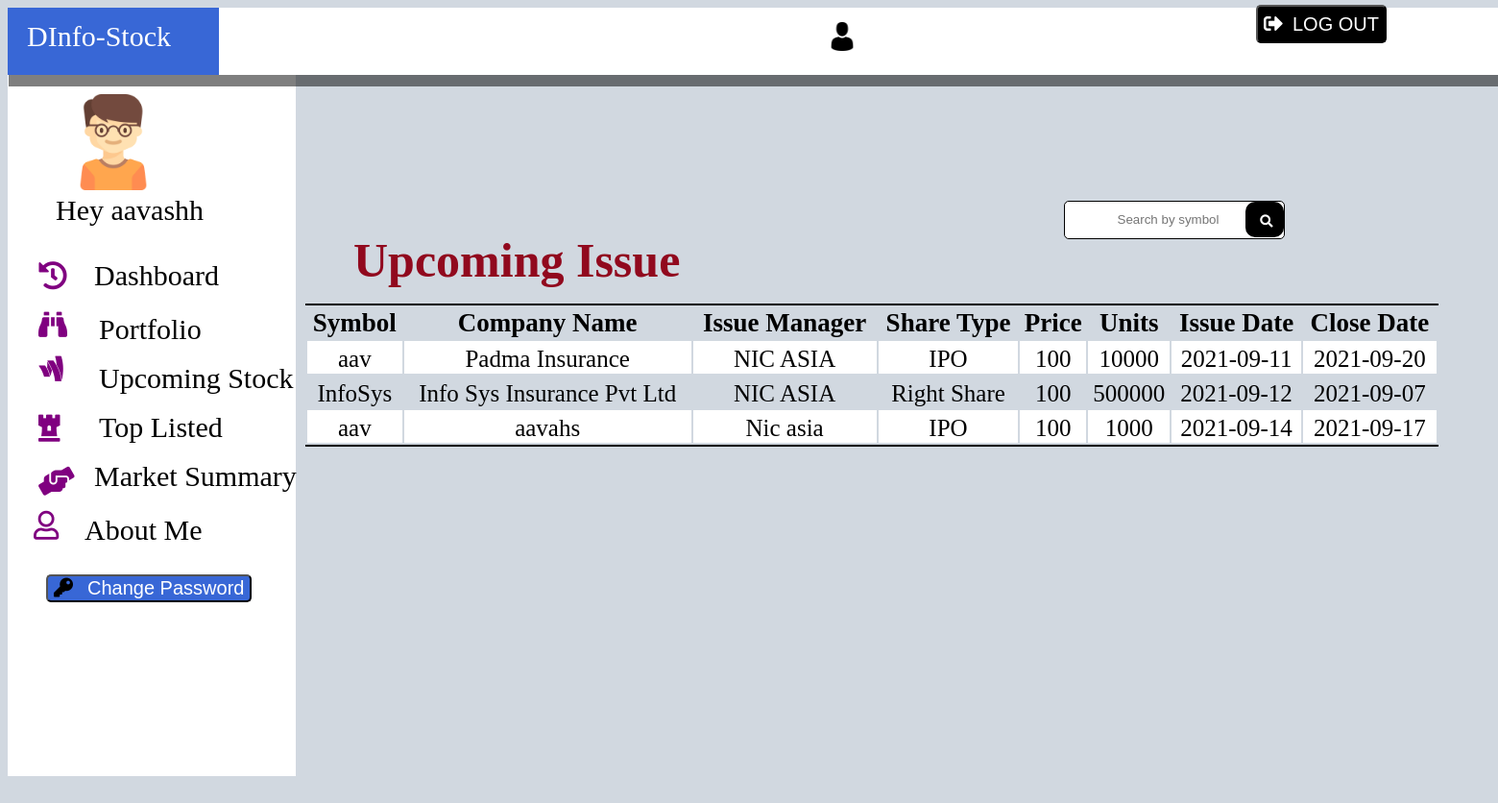
Screenshot of /project/upcomingissue.php (signed in) with the database file from the repository.
### tables this page shows
CREATE TABLE `upcoming_issue` (
  `id` int(11) NOT NULL,
  `symbol` varchar(50) NOT NULL,
  `company_name` varchar(150) NOT NULL,
  `issue_manager` varchar(150) NOT NULL,
  `share_types` varchar(150) NOT NULL,
  `price` int(50) NOT NULL,
  `units` int(50) NOT NULL,
  `issue_date` date NOT NULL,
  `close_date` date NOT NULL
);

### project/upcomingissue.php (the view, shortened to what this page needs)
<?php
include("database.php");
include("main.php");
$where = '';
$sql = "Select * from upcoming_issue $where";
$result = mysqli_query($conn, $sql);
?>
<!DOCTYPE html>
<html lang="en">
<head>
    <link href="css/upcomingissue.css" rel="stylesheet">
</head>
<body>
    <form  action="upcomingissue.php" method="POST">
        <input type="search" name="submit" placeholder="Search by symbol">
        <button class="btn22" name="search"><i class="fas fa-search"></i></button>
    </form>
    <div id="headers">
        <h1>Upcoming Issue</h1>
        <table>
            <tr>
                <th>Symbol</th>
                <th>Company Name</th>
                <th>Issue Manager</th>
                <th>Share Type</th>
                <th>Price</th>
                <th>Units</th>
                <th>Issue Date</th>
                <th>Close Date</th>
            </tr>
             <?php
            while ($row = mysqli_fetch_assoc($result)) {
            ?>
                <tr>
                    <td><?php echo $row['symbol'] ?></td>
                    <td><?php echo $row['company_name'] ?></td>
                    <td><?php echo $row['issue_manager'] ?></td>
                    <td><?php echo $row['share_types'] ?></td>
                    <td><?php echo $row['price'] ?></td>
                    <td><?php echo $row['units'] ?></td>
                    <td><?php echo $row['issue_date'] ?></td>
                    <td><?php echo $row['close_date'] ?></td>
                <?php
            }
                ?>
                </tr>
        </table>
    </div>
</body>
</html>

### project/main.php (shortened to what this page needs)
<!DOCTYPE html>
<html lang="en">
<head>
      <link href="css/main.css" rel="stylesheet">
      <link href="font/css/all.min.css" rel="stylesheet">
</head>
<body>
      <header>
            <div id="head1">
                  <text>DInfo-Stock</text>
                   <embed src="icon/man-user.png" id='logo'><article><?php echo $_SESSION['firstname']." ".$_SESSION['lastname'];?></span></article>
                  <a id="profile" href="logout.php"><button class="btn1"><i class="fas fa-sign-out-alt" id="logout"></i>LOG OUT</button></a>
            </div>
      </header>
      <aside>
           <a href="aboutme.php"> <embed src="icon/boy.png">
                  <figcaption>Hey <?php echo $_SESSION['username']; ?></figcaption></a>
                  <div id="naviagtion">
                        <ul>
                              <a href="dashboard.php"><i class="fas fa-history" ></i> <li id="dash">Dashboard</li></a>
                              <a href="portfolio.php"><i class="fas fa-binoculars" id='binocular'></i><li id="port">Portfolio</li></a>
                              <a href="upcomingissue.php"><i class="fab fa-google-wallet" id='wallet'></i><li id='upcoming'>Upcoming Stock</li></a>
                              <a href="toplisted.php"><i class="fas fa-chess-rook"></i> <li id='top'>Top Listed</li></a>
                              <a href="marketsummary.php"><i class="fas fa-hands-helping"></i> <li id='helpdesk'>Market Summary</li></a>
                              <a href="aboutme.php"><i class="far fa-user"></i><li id='aboutme'>About Me</li></a>
                              <a href="changepassword.php"><button class="btn"><i class="fas fa-key" id='password'></i>Change Password</button></a>
                        </ul>
                  </div>
      </aside>
</body>
</html>

### project/css/main.css (style rules this page uses)
body { background-color: #d1d8e0; overflow: visible; }
header { height: 70px; width: 100vw; background-color:white; box-shadow: 1px 12px 0px 0px rgba(0,0,0,0.50); position:fixed; }
#head1 { height: 70px; width: 220px; background-color: #3867d6; }
text { font-size: 30px; color: white; position: relative; top:10px; left:20px; }
.btn1 { position: relative; top:-40px; left:1300px; background-color:black; color:white; height: 40px; font-size: 20px; border-radius: 5px; }
#logo { height: 30px; position: relative; top:15px; left:700px; }
#logout { color:white; padding-right: 10px; position: relative; }
aside { height: 100vh; width: 300px; background-color:white; }
embed { height: 100px; position: relative; top:90px; left:60px; }
figcaption { font-size: 30px; position: relative; top:90px; left: 50px; color:black; }
#naviagtion { font-size: 30px; position: relative; top:110px; }
li { list-style:none; text-decoration: none; color: black; margin-bottom: 3px; }
a { text-decoration: none; }
.fa-history { color:purple; position: relative; top:-15px; left:-8px; }
#dash { position: relative; top:-50px; left:50px; }
#binocular { position: relative; top:-35px; left:-8px; color:purple; }
#wallet { position: relative; top:-60px; left:-8px; color:purple; }
.fa-chess-rook { position: relative; top:-70px; left:-8px; color:purple; }
.fa-hands-helping { position: relative; top:-85px; left:-8px; color:purple; }
#port { position: relative; top:-65px; left:55px; }
#upcoming { position: relative; top:-85px; left:55px; }
#top { position: relative; top:-105px; left:55px; }
#helpdesk { position: relative; top:-125px; left:50px; }
#password { color:black; padding-right: 15px; }
#aboutme { position: relative; top:-140px; left:40px; }
.fa-user { position: relative; top:-110px; left:-13px; color:purple; }
.btn { font-size: 20px; background-color:#3867d6; color:white; position: relative; top:-120px; border-radius: 5px; }

### project/css/upcomingissue.css (style rules this page uses)
input { border:1px solid black; border-radius: 5px; position: relative; top:-600px; left: 1100px; height: 40px; width: 230px; outline: none; text-align: center; }
.btn22 { position: relative; top:-598px; left: 1055px; border: none; background-color:black; height: 37px; width: 40px; border-radius: 10px; padding-top: 5px; }
.fa-search { color:white; position: relative; left:2px; }
#headers { position: relative; top:-640px; left:500px; }
h1 { font-size: 50px; margin-left: -200px; padding-left: 60px; color:#91091e; height: 50px; width: 100vw; }
table { width: 1180px; position: relative; top:-10px; left:-190px; border-top:2px solid black; border-bottom:2px solid black; }
table th { color:black; font-size: 27px; text-align: center; }
table td { font-size: 25px; text-align: center; padding-top: 5px; }
tr:nth-child(even) { background-color: white; }

### rows the page displays
upcoming_issue: symbol "aav", company_name "Padma Insurance", issue_manager "NIC ASIA", share_types "IPO", price "100", units "10000", issue_date "2021-09-11", close_date "2021-09-20"
upcoming_issue: symbol "InfoSys", company_name "Info Sys Insurance Pvt Ltd", issue_manager "NIC ASIA", share_types "Right Share", price "100", units "500000", issue_date "2021-09-12", close_date "2021-09-07"
upcoming_issue: symbol "aav", company_name "aavahs", issue_manager "Nic asia", share_types "IPO", price "100", units "1000", issue_date "2021-09-14", close_date "2021-09-17"

### other values shown
$_SESSION['username'] "aavashh"
